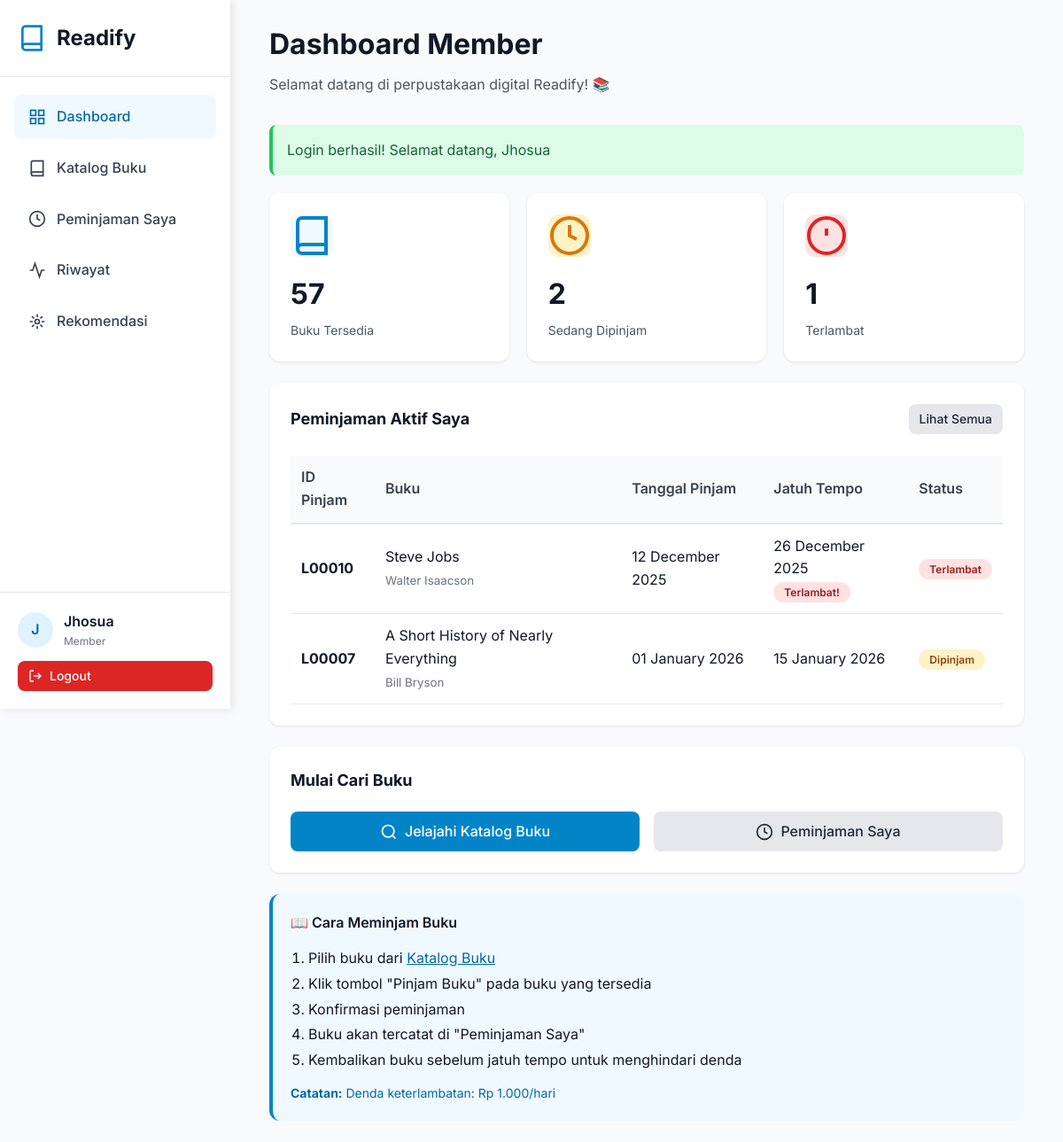
/pages/member/dashboard.php (signed in), run on an earlier commit of the app's database.
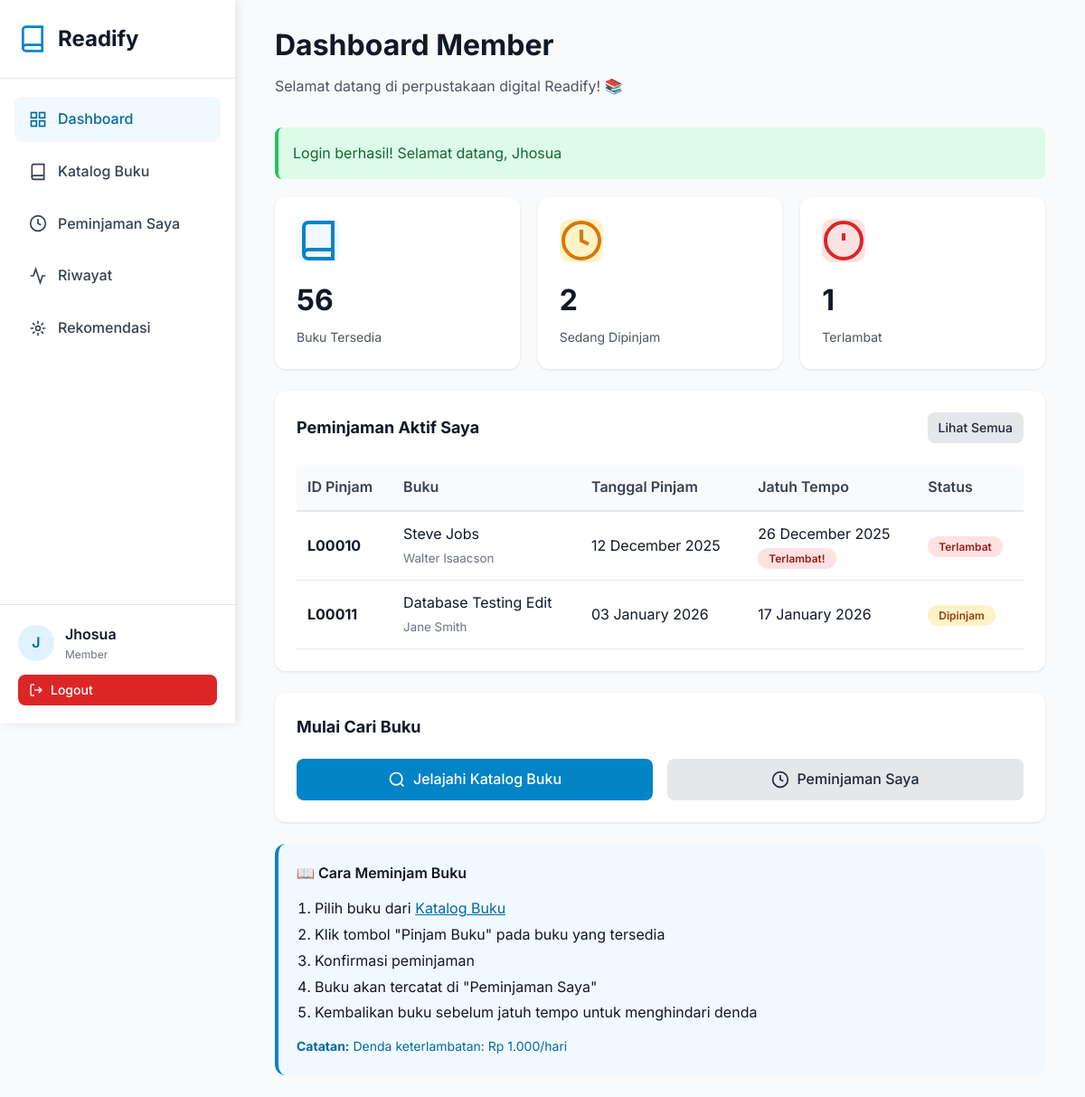
And on a later commit of the database.
### tables this page shows
CREATE TABLE `users` (
  `id` int NOT NULL AUTO_INCREMENT,
  `name` varchar(100) NOT NULL,
  `email` varchar(100) NOT NULL,
  `phone` varchar(20) DEFAULT NULL,
  `password` varchar(255) NOT NULL,
  `role` enum('admin','staff','member') DEFAULT 'member',
  `created_at` timestamp NULL DEFAULT CURRENT_TIMESTAMP,
  `updated_at` timestamp NULL DEFAULT CURRENT_TIMESTAMP ON UPDATE CURRENT_TIMESTAMP,
  PRIMARY KEY (`id`),
  UNIQUE KEY `email` (`email`)
);

CREATE TABLE `loans` (
  `id` int NOT NULL AUTO_INCREMENT,
  `loan_id` varchar(20) NOT NULL,
  `member_id` int NOT NULL,
  `book_id` int NOT NULL,
  `loan_date` date NOT NULL,
  `due_date` date NOT NULL,
  `return_date` date DEFAULT NULL,
  `status` varchar(50) DEFAULT 'pending',
  `approved_by` int DEFAULT NULL,
  `approved_date` datetime DEFAULT NULL,
  `fine_amount` decimal(10,2) DEFAULT '0.00',
  `book_condition` enum('good','fair','damaged') DEFAULT 'good',
  `notes` text,
  `created_at` timestamp NULL DEFAULT CURRENT_TIMESTAMP,
  `updated_at` timestamp NULL DEFAULT CURRENT_TIMESTAMP ON UPDATE CURRENT_TIMESTAMP,
  PRIMARY KEY (`id`),
  UNIQUE KEY `loan_id` (`loan_id`),
  KEY `idx_loan_id` (`loan_id`),
  KEY `idx_status` (`status`),
  KEY `idx_member` (`member_id`),
  KEY `idx_book` (`book_id`),
  CONSTRAINT `loans_ibfk_1` FOREIGN KEY (`member_id`) REFERENCES `members` (`id`) ON DELETE CASCADE,
  CONSTRAINT `loans_ibfk_2` FOREIGN KEY (`book_id`) REFERENCES `books` (`id`) ON DELETE CASCADE
);

CREATE TABLE `books` (
  `id` int NOT NULL AUTO_INCREMENT,
  `isbn` varchar(20) NOT NULL,
  `title` varchar(255) NOT NULL,
  `author` varchar(100) NOT NULL,
  `publisher` varchar(100) DEFAULT NULL,
  `year` year DEFAULT NULL,
  `category_id` int DEFAULT NULL,
  `stock` int DEFAULT '0',
  `pages` int DEFAULT NULL,
  `description` text,
  `cover_image` varchar(255) DEFAULT NULL,
  `created_at` timestamp NULL DEFAULT CURRENT_TIMESTAMP,
  `updated_at` timestamp NULL DEFAULT CURRENT_TIMESTAMP ON UPDATE CURRENT_TIMESTAMP,
  PRIMARY KEY (`id`),
  UNIQUE KEY `isbn` (`isbn`),
  KEY `category_id` (`category_id`),
  KEY `idx_title` (`title`),
  KEY `idx_author` (`author`),
  KEY `idx_isbn` (`isbn`),
  CONSTRAINT `books_ibfk_1` FOREIGN KEY (`category_id`) REFERENCES `categories` (`id`) ON DELETE SET NULL
);

### config/config.php (called while the page is built, shortened)
<?php
require_once BASE_PATH . '/config/database.php';
function isLoggedIn() {
    return isset($_SESSION['user_id']);
}
function getCurrentUser() {
    if (isLoggedIn()) {
        $db = new Database();
        $user = $db->fetchOne("SELECT id, name, email, role FROM users WHERE id = ?", [$_SESSION['user_id']]);
        return $user;
    }
    return null;
}
function formatDate($date) {
    return date('d F Y', strtotime($date));
}

### config/database.php (called while the page is built, shortened)
<?php
class Database {
    private $host = DB_HOST;
    private $user = DB_USER;
    private $pass = DB_PASS;
    private $dbname = DB_NAME;
    private $conn;
    private function connect() {
        $this->conn = null;
        try {
            $dsn = "mysql:host=" . $this->host . ";dbname=" . $this->dbname . ";charset=utf8mb4";
            $options = [
                PDO::ATTR_ERRMODE => PDO::ERRMODE_EXCEPTION,
                PDO::ATTR_DEFAULT_FETCH_MODE => PDO::FETCH_ASSOC,
                PDO::ATTR_EMULATE_PREPARES => false,
            ];
            $this->conn = new PDO($dsn, $this->user, $this->pass, $options);
        } catch(PDOException $e) {
            $this->error = $e->getMessage();
            die("Connection failed: " . $this->error);
        }
    }
    public function query($sql, $params = []) {
        try {
            $stmt = $this->conn->prepare($sql);
            $stmt->execute($params);
            return $stmt;
        } catch(PDOException $e) {
            throw new Exception($e->getMessage());
        }
    }
    public function fetchAll($sql, $params = []) {
        $stmt = $this->query($sql, $params);
        return $stmt->fetchAll();
    }
    public function fetchOne($sql, $params = []) {
        $stmt = $this->query($sql, $params);
        return $stmt->fetch();
    }
}

### pages/member/dashboard.php (the view, shortened to what the rows shown need)
<?php
require_once '../../config/config.php';
$user = getCurrentUser();
$db = new Database();
$member = $db->fetchOne("SELECT * FROM members WHERE email = ?", [$user['email']]);
$myLoans = [];
if ($member) {
    $myLoans = $db->fetchAll("
        SELECT l.*, b.title as book_title, b.author, b.isbn
        FROM loans l
        JOIN books b ON l.book_id = b.id
        WHERE l.member_id = ? AND l.status = 'approved' AND l.return_date IS NULL
        ORDER BY l.due_date ASC
        LIMIT 5
    ", [$member['id']]);
}
include_once '../../includes/header.php';
?>
<div class="sidebar">
    <div class="sidebar-logo">
        <h1>Readify</h1>
    </div>
    <div class="sidebar-user">
        <div class="user-info">
            <div class="user-avatar"><?php echo strtoupper(substr($user['name'], 0, 1)); ?></div>
            <div>
                <div class="user-name"><?php echo htmlspecialchars($user['name']); ?></div>
                <div class="user-role">Member</div>
            </div>
        </div>
    </div>
</div>
<div class="main-content">
    <div class="container">
        <h1 class="page-title" style="font-size: 32px; font-weight: 700; margin-bottom: 8px;">Dashboard Member</h1>
        <?php if ($member && !empty($myLoans)): ?>
            <div class="card">
                <div class="card-header">
                    <h2 class="card-title" style="font-size: 18px;">Peminjaman Aktif Saya</h2>
                </div>
                <div class="table-responsive">
                    <table class="table">
                        <thead>
                            <tr>
                                <th>ID Pinjam</th>
                                <th>Buku</th>
                                <th>Tanggal Pinjam</th>
                                <th>Jatuh Tempo</th>
                                <th>Status</th>
                            </tr>
                        </thead>
                        <tbody>
                            <?php foreach ($myLoans as $loan):
                                $isOverdue = strtotime($loan['due_date']) < time();
                            ?>
                                <tr>
                                    <td><strong><?php echo htmlspecialchars($loan['loan_id']); ?></strong></td>
                                    <td>
                                        <?php echo htmlspecialchars($loan['book_title']); ?><br>
                                        <small style="color: var(--gray-500);"><?php echo htmlspecialchars($loan['author']); ?></small>
                                    </td>
                                    <td><?php echo formatDate($loan['loan_date']); ?></td>
                                    <td>
                                        <?php echo formatDate($loan['due_date']); ?>
                                        <?php if ($isOverdue): ?>
                                            <br><span class="badge badge-danger">Terlambat!</span>
                                        <?php endif; ?>
                                    </td>
                                    <td>
                                        <span class="badge <?php echo $isOverdue ? 'badge-danger' : 'badge-warning'; ?>">
                                            <?php echo $isOverdue ? 'Terlambat' : 'Dipinjam'; ?>
                                        </span>
                                    </td>
                                </tr>
                            <?php endforeach; ?>
                        </tbody>
                    </table>
                </div>
            </div>
        <?php endif; ?>
        <div class="card">
            <h2 class="card-title" style="font-size: 18px; margin-bottom: 20px;">Mulai Cari Buku</h2>
        </div>
    </div>
</div>
<?php include_once '../../includes/footer.php'; ?>

What changed in the data, as far as the page shows it:
no longer on this page (row edited): loans: loan "L00007", book.title "A Short History of Nearly Everything", book.author "Bill Bryson", loan_date "01 January 2026", due_date "15 January 2026", shows "Dipinjam"
added loans: loan "L00011", book.title "Database Testing Edit", book.author "Jane Smith", loan_date "03 January 2026", due_date "17 January 2026", shows "Dipinjam"
Also different on the page:
$totalBooksAvailable: "57" → "56"
